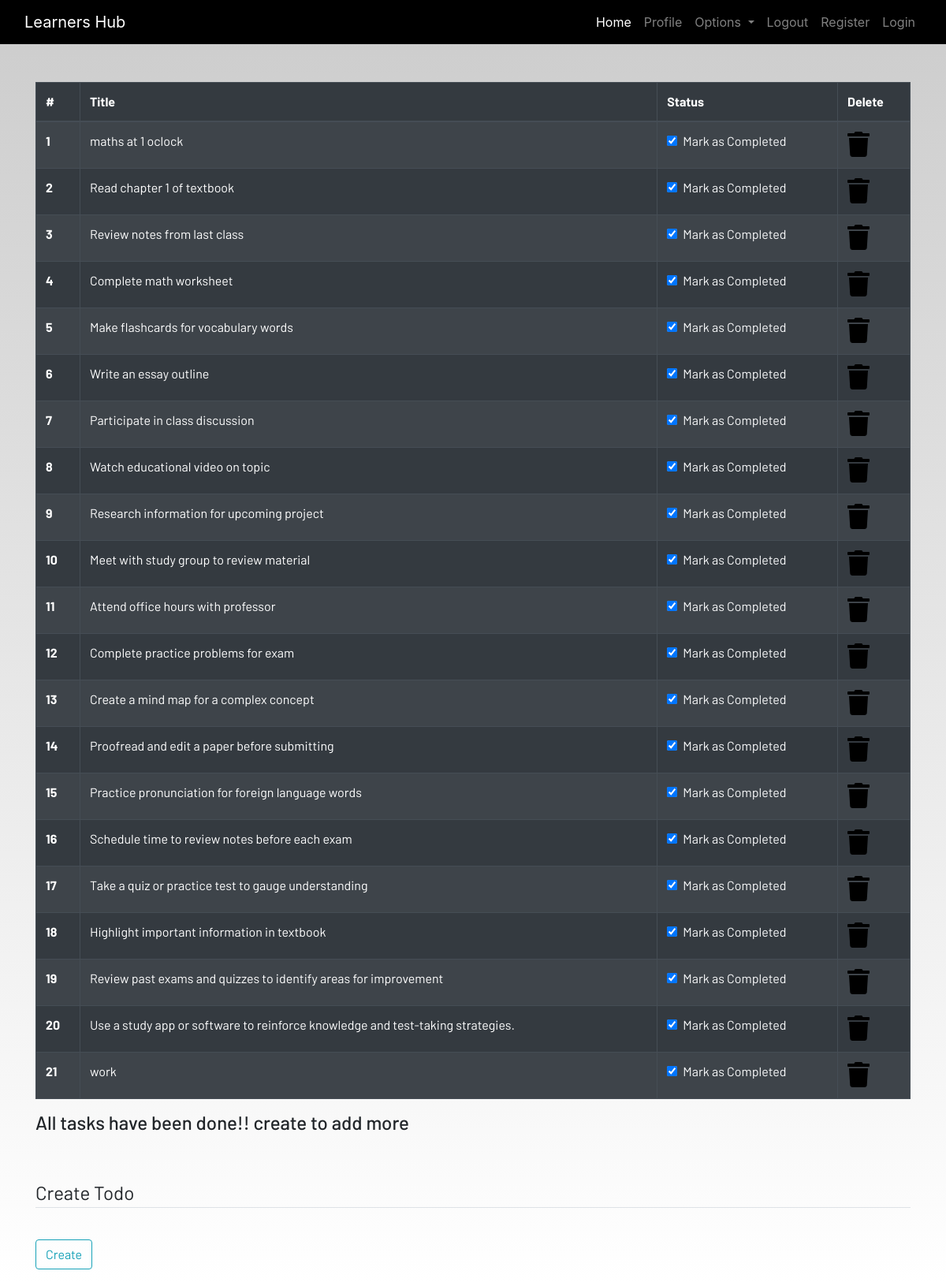
The app's page /todo (signed in) with its own data.
### dashboard/models.py (models this page shows, shortened)
class Todo(models.Model):
	user = models.ForeignKey(User, on_delete=models.CASCADE)
	title = models.CharField(max_length=100)
	is_fiished = models.BooleanField(default=False)

### dashboard/views.py (the view)
def todo(request):
	todo = Todo.objects.filter(user=request.user.id)
	context = {
		'todos':todo
	}
	return render(request, 'dashboard/todo.html',context)

### dashboard/templates/dashboard/todo.html
{% extends 'dashboard/base.html' %}
{% load static %}
{% block content %}
<div class="container">
    <table class="table table-striped table-bordered table-hover table-dark">
        <thead>
            <tr>
                <th scope="col">#</th>
                <th scope="col">Title</th>
                <th scope="col">Status</th>
                <th scope="col">Delete</th>
            </tr>
        </thead>
        <tbody>
            {% for todo in todos %}
            <tr>
                <th scope="row">{{forloop.counter}}</th>
                <td>{{todo.title}}</td>
                <td>
                    <a href="#">
                        <div class="form-check">
                            <input class="form-check-input" type="checkbox" value="" checked >
                            <label class="form-check-label text-light" for="flexCheckDefault">
                                Mark as Completed
                            </label>
                        </div>
                    </a>
                </td>
                <td><a href="#"><i class="fa fa-trash fa-2x"></i></a></td>
            </tr>
            {% endfor %}
        </tbody>
    </table>
    <h4>All tasks have been done!! create to add more</h4>
</div><br><br>
<div class="container">
    <form method="POST">
        <fieldset class="form-group">
            <legend class="border-bottom mb-4">Create Todo</legend>
        </fieldset>
        <div class="form-group">
            <button href="" class="btn btn-outline-info" type="submit">
                Create
            </button>
        </div>
    </form>
</div>
{% endblock content %}

### static/css/main.css (style rules this page uses)
html { scroll-behavior: smooth; height: 100%; width: 100%; }
a { text-decoration: none !important; color: black; }
html, body { max-width: 100%; overflow-x: hidden; height: 100%; width: 100%; }
body { background: linear-gradient(rgba(0, 0, 0, 0.2), rgba(255, 255, 255, 0.5)); overflow-x: hidden; background-repeat: no-repeat; }
.fa { color: black; }

### records on screen
Todo: title "maths at 1 oclock"
Todo: title "Read chapter 1 of textbook"
Todo: title "Review notes from last class"
Todo: title "Complete math worksheet"
Todo: title "Make flashcards for vocabulary words"
Todo: title "Write an essay outline"
Todo: title "Participate in class discussion"
Todo: title "Watch educational video on topic"
Todo: title "Research information for upcoming project"
Todo: title "Meet with study group to review material"
Todo: title "Attend office hours with professor"
Todo: title "Complete practice problems for exam"
Todo: title "Create a mind map for a complex concept"
Todo: title "Proofread and edit a paper before submitting"
Todo: title "Practice pronunciation for foreign language words"
Todo: title "Schedule time to review notes before each exam"
Todo: title "Take a quiz or practice test to gauge understanding"
Todo: title "Highlight important information in textbook"
Todo: title "Review past exams and quizzes to identify areas for improvement"
Todo: title "Use a study app or software to reinforce knowledge and test-taking strategies."
Todo: title "work"
